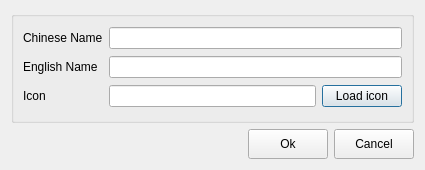
<?xml version="1.0" encoding="UTF-8"?>
<ui version="4.0">
 <class>TreeInformation</class>
 <widget class="QDialog" name="TreeInformation">
  <property name="geometry">
   <rect>
    <x>0</x>
    <y>0</y>
    <width>425</width>
    <height>170</height>
   </rect>
  </property>
  <property name="sizePolicy">
   <sizepolicy hsizetype="Fixed" vsizetype="Fixed">
    <horstretch>0</horstretch>
    <verstretch>0</verstretch>
   </sizepolicy>
  </property>
  <property name="windowTitle">
   <string>Information</string>
  </property>
  <layout class="QGridLayout" name="gridLayout_2">
   <item row="0" column="0">
    <widget class="QGroupBox" name="groupBox">
     <property name="title">
      <string/>
     </property>
     <layout class="QGridLayout" name="gridLayout">
      <item row="0" column="0">
       <widget class="QLabel" name="lbl_ChineseName">
        <property name="text">
         <string>Chinese Name</string>
        </property>
       </widget>
      </item>
      <item row="0" column="1" colspan="2">
       <widget class="QLineEdit" name="txtChineseName"/>
      </item>
      <item row="1" column="0">
       <widget class="QLabel" name="lbl_EnglishName">
        <property name="text">
         <string>English Name</string>
        </property>
       </widget>
      </item>
      <item row="1" column="1" colspan="2">
       <widget class="QLineEdit" name="txtEnglishName"/>
      </item>
      <item row="2" column="0">
       <widget class="QLabel" name="lbl_Icon">
        <property name="text">
         <string>Icon</string>
        </property>
       </widget>
      </item>
      <item row="2" column="1">
       <widget class="QLineEdit" name="txtIcon"/>
      </item>
      <item row="2" column="2">
       <widget class="QPushButton" name="btnLoadIcon">
        <property name="text">
         <string>Load icon</string>
        </property>
       </widget>
      </item>
     </layout>
    </widget>
   </item>
   <item row="1" column="0">
    <layout class="QHBoxLayout" name="horizontalLayout_3">
     <item>
      <widget class="QLabel" name="lbl_info">
       <property name="styleSheet">
        <string notr="true">color: rgb(255, 0, 0);</string>
       </property>
       <property name="text">
        <string/>
       </property>
      </widget>
     </item>
     <item>
      <spacer name="horizontalSpacer">
       <property name="orientation">
        <enum>Qt::Horizontal</enum>
       </property>
       <property name="sizeHint" stdset="0">
        <size>
         <width>40</width>
         <height>20</height>
        </size>
       </property>
      </spacer>
     </item>
     <item>
      <widget class="QPushButton" name="btnOk">
       <property name="sizePolicy">
        <sizepolicy hsizetype="Minimum" vsizetype="Preferred">
         <horstretch>0</horstretch>
         <verstretch>0</verstretch>
        </sizepolicy>
       </property>
       <property name="maximumSize">
        <size>
         <width>16777215</width>
         <height>30</height>
        </size>
       </property>
       <property name="text">
        <string>Ok</string>
       </property>
      </widget>
     </item>
     <item>
      <widget class="QPushButton" name="btnCancel">
       <property name="sizePolicy">
        <sizepolicy hsizetype="Minimum" vsizetype="Maximum">
         <horstretch>0</horstretch>
         <verstretch>0</verstretch>
        </sizepolicy>
       </property>
       <property name="maximumSize">
        <size>
         <width>16777215</width>
         <height>30</height>
        </size>
       </property>
       <property name="text">
        <string>Cancel</string>
       </property>
      </widget>
     </item>
    </layout>
   </item>
  </layout>
 </widget>
 <resources/>
 <connections/>
</ui>
